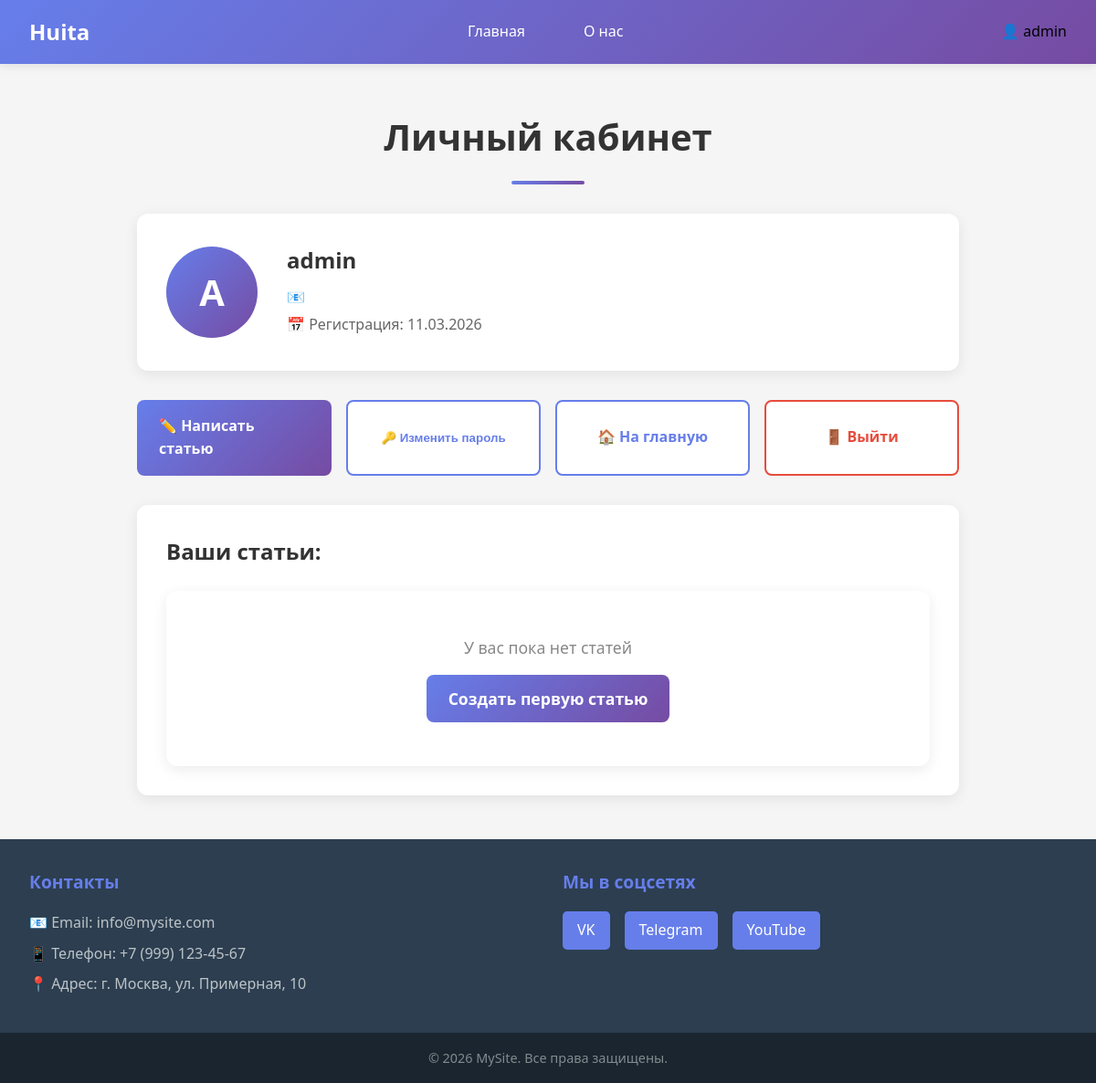
The page /profile/ (signed in) on the database as committed earlier.
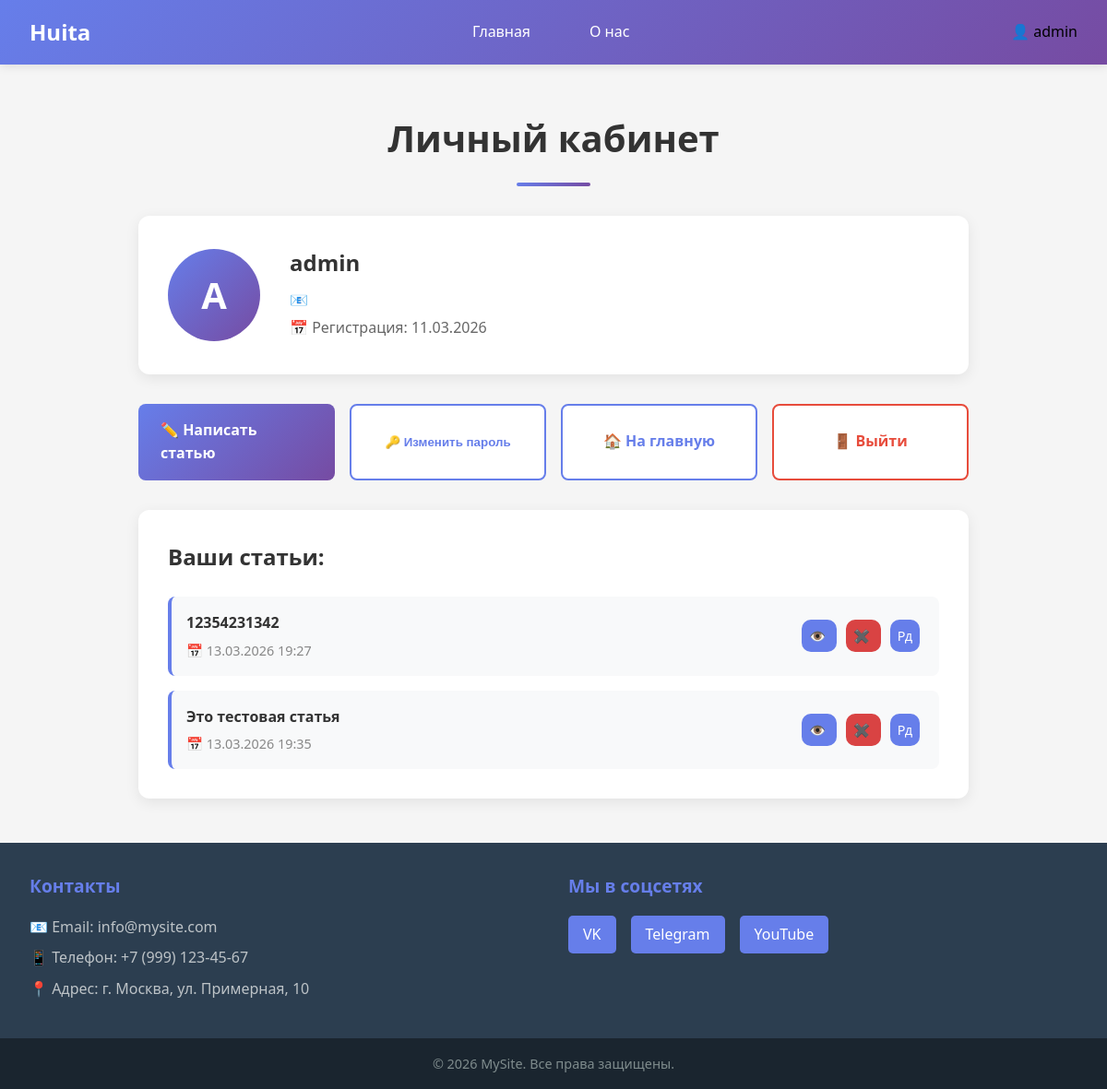
The same page on the database as committed later.
### landing/models.py (models this page shows, shortened)
class Publication(models.Model):
    name = models.CharField(max_length = 250)
    text = models.TextField()
    date = models.DateTimeField(auto_now_add=True)
    author = models.ForeignKey(User, on_delete=models.CASCADE, null=True, blank=True, related_name='articles')

### cabinet/views.py (the view)
# urls.py: path('profile/', views.Cabinet,  name='cabinet'),
@login_required(login_url='/login')
def Cabinet(request):
    print(request.user.username)
    publications = Publication.objects.filter(author=request.user.id)
    return render(request, 'cabinet/cabinet.html', {'user_articles': publications})

### cabinet/templates/cabinet/cabinet.html (shortened to what this page needs)
{% load static %}
<!DOCTYPE html>
<html lang="ru">
<head>
    <link rel="stylesheet" href="{% static 'landing/css/landing.css' %}">
    <link rel="stylesheet" href="{% static 'cabinet/css/cabinet.css' %}">
</head>
<body>
    <header class="header">
        <nav class="navbar">
            <a href="{% url 'main' %}" class="logo">Huita</a>
            <ul class="nav-menu">
                <li><a href="{% url 'main' %}">Главная</a></li>
                <li><a href="#about">О нас</a></li>
            </ul>
            <div class="nav-right">
                <span class="user-greeting">👤 {{ user.username }}</span>
            </div>
        </nav>
    </header>
    <main class="profile-main">
        <div class="profile-container">
            <h1>Личный кабинет</h1>
            <div class="profile-card">
                <div class="profile-header">
                    <div class="avatar-circle">
                        {{ user.username|first|upper }}
                    </div>
                    <div class="profile-info">
                        <h2>{{ user.username }}</h2>
                        <p>📧 {{ user.email }}</p>
                        <p>📅 Регистрация: {{ user.date_joined|date:"d.m.Y" }}</p>
                    </div>
                </div>
            </div>
            <div class="profile-actions">
                <a href="{% url 'create_article' %}" class="action-btn primary">
                    ✏️ Написать статью
                </a>
                <button class="action-btn secondary" onclick="togglePasswordModal()">
                    🔑 Изменить пароль
                </button>
                <a href="{% url 'main' %}" class="action-btn">
                    🏠 На главную
                </a>
                <a href="{% url 'logout' %}" class="action-btn danger">
                    🚪 Выйти
                </a>
            </div>
            <div class="profile-section">
                <h3>Ваши статьи:</h3>
                {% if user_articles %}
                    <div class="articles-list">
                        {% for article in user_articles %}
                            <div class="article-item">
                                <div class="article-info">
                                    <h4>{{ article.name }}</h4>
                                    <p>📅 {{ article.date|date:"d.m.Y H:i" }}</p>
                                </div>
                                <div class="article-actions">
                                    <a href="{% url 'article_detail' id=article.id %}" class="btn-view" title="К статье">
                                        👁️
                                    </a>
                                    <a href="{% url 'article_delete' id=article.id %}" class="btn-delete" title="Удалить">
                                        ✖️
                                    </a>
                                    <a href="{% url 'article_redact' id=article.id %}" class="btn-view" title="Удалить">
                                        Рд
                                    </a>
                                </div>
                            </div>
                        {% endfor %}
                    </div>
                {% else %}
                    <div class="no-articles">
                        <p>У вас пока нет статей</p>
                        <a href="{% url 'create_article' %}" class="btn-create">
                            Создать первую статью
                        </a>
                    </div>
                {% endif %}
            </div>
        </div>
    </main>
    <footer class="footer">
        <div class="footer-content">
            <div class="footer-section">
                <h3>Контакты</h3>
                <p>📧 Email: info@mysite.com</p>
                <p>📱 Телефон: +7 (999) 123-45-67</p>
                <p>📍 Адрес: г. Москва, ул. Примерная, 10</p>
            </div>
            <div class="footer-section">
                <h3>Мы в соцсетях</h3>
                <div class="social-links">
                    <a href="#">VK</a>
                    <a href="#">Telegram</a>
                    <a href="#">YouTube</a>
                </div>
            </div>
        </div>
        <div class="footer-bottom">
            <p>© 2026 MySite. Все права защищены.</p>
        </div>
    </footer>
</body>
</html>

### landing/static/landing/css/landing.css (style rules this page uses)
* { margin: 0; padding: 0; box-sizing: border-box; }
body { font-family: 'Segoe UI', Tahoma, Geneva, Verdana, sans-serif; line-height: 1.6; min-height: 100vh; display: flex; flex-direction: column; background-color: #f5f5f5; }
.header { background: linear-gradient(135deg, #667eea 0%, #764ba2 100%); box-shadow: 0 2px 10px rgba(0, 0, 0, 0.1); position: sticky; top: 0; z-index: 1000; }
.navbar { max-width: 1200px; margin: 0 auto; padding: 1rem 2rem; display: flex; justify-content: space-between; align-items: center; }
.logo { font-size: 1.5rem; font-weight: bold; color: white; text-decoration: none; }
.nav-menu { display: flex; list-style: none; gap: 2rem; }
.nav-menu li a { color: white; text-decoration: none; font-weight: 500; padding: 0.5rem 1rem; border-radius: 5px; transition: background-color 0.3s ease; }
.nav-right { display: flex; align-items: center; }
.footer { background-color: #2c3e50; color: white; padding: 2rem 0 0 0; margin-top: auto; }
.footer-content { max-width: 1200px; margin: 0 auto; padding: 0 2rem 2rem 2rem; display: grid; grid-template-columns: repeat(auto-fit, minmax(250px, 1fr)); gap: 2rem; }
.footer-section h3 { color: #667eea; margin-bottom: 1rem; font-size: 1.2rem; }
.footer-section p { margin: 0.5rem 0; color: #bdc3c7; }
.social-links { display: flex; gap: 1rem; }
.social-links a { color: white; background-color: #667eea; padding: 0.5rem 1rem; border-radius: 5px; text-decoration: none; transition: background-color 0.3s ease; }
.footer-bottom { background-color: #1a252f; text-align: center; padding: 1rem; }
.footer-bottom p { color: #7f8c8d; font-size: 0.9rem; }

### cabinet/static/cabinet/css/cabinet.css (style rules this page uses)
.profile-main { flex: 1; background-color: #f5f5f5; padding: 3rem 2rem; }
.profile-container { max-width: 900px; margin: 0 auto; }
.profile-container h1 { text-align: center; margin-bottom: 2rem; color: #333; font-size: 2.5rem; position: relative; }
.profile-container h1::after { content: ''; display: block; width: 80px; height: 4px; background: linear-gradient(135deg, #667eea 0%, #764ba2 100%); margin: 1rem auto 0; border-radius: 2px; }
.profile-card { background: white; border-radius: 12px; box-shadow: 0 4px 15px rgba(0, 0, 0, 0.08); padding: 2rem; margin-bottom: 2rem; }
.profile-header { display: flex; align-items: center; gap: 2rem; }
.avatar-circle { width: 100px; height: 100px; border-radius: 50%; background: linear-gradient(135deg, #667eea 0%, #764ba2 100%); display: flex; align-items: center; justify-content: center; color: white; font-size: 2.5rem; font-weight: bold; }
.profile-info h2 { margin: 0 0 0.5rem 0; color: #333; }
.profile-info p { margin: 0.3rem 0; color: #666; }
.profile-actions { display: grid; grid-template-columns: repeat(auto-fit, minmax(200px, 1fr)); gap: 1rem; margin-bottom: 2rem; }
.action-btn { display: flex; align-items: center; justify-content: center; gap: 0.5rem; padding: 1rem 1.5rem; background: white; border: 2px solid #667eea; border-radius: 8px; color: #667eea; text-decoration: none; font-weight: 600; transition: all 0.3s ease; cursor: pointer; }
.action-btn.primary { background: linear-gradient(135deg, #667eea 0%, #764ba2 100%); color: white; border: none; }
.action-btn.danger { border-color: #e74c3c; color: #e74c3c; }
.profile-section { background: white; border-radius: 12px; box-shadow: 0 4px 15px rgba(0, 0, 0, 0.08); padding: 2rem; }
.profile-section h3 { margin: 0 0 1.5rem 0; color: #333; font-size: 1.5rem; }
.articles-list { display: flex; flex-direction: column; gap: 1rem; }
.article-item { display: flex; justify-content: space-between; align-items: center; padding: 1rem; background: #f8f9fa; border-radius: 8px; border-left: 4px solid #667eea; }
.article-info h4 { margin: 0 0 0.3rem 0; color: #333; }
.article-info p { margin: 0; color: #888; font-size: 0.9rem; }
.btn-view { margin: 5px; padding: 0.5rem; background: #667eea; color: white; text-decoration: none; border-radius: 10px; font-size: 0.9rem; transition: background 0.3s ease; }
.btn-delete { margin: 5px; padding: 0.5rem; background: #d94343; color: white; text-decoration: none; border-radius: 10px; font-size: 0.9rem; transition: background 0.3s ease; }

Rows that differ between the two databases and show on the page:
added Publication: name "12354231342", date "13.03.2026 19:27"
added Publication: name "Это тестовая статья", date "13.03.2026 19:35"
Other text that changed with them:
text no longer shown: "У вас пока нет статей Создать первую статью"
